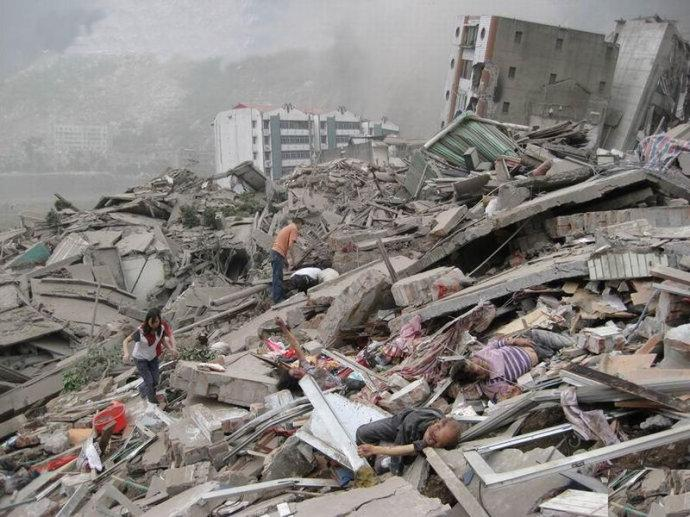
#> input picture 0-30.jpg, 690 x 517 px
$ python View_Sound.py
#> lines starting #> are read from the running program, lines starting #| are printed output that depends on the picture; long printed decimals are rounded
# -*- coding: utf-8 -*-
"""
-------------------------------------------------
# @Project  :View-Recognition
# @File     :View_Sound
# @Date     :2021/5/27 20:35
# @Author   :dyh
# @Email    :dingyihangheu@163.com
# @Software :PyCharm
# Description :

-------------------------------------------------
"""
import cv2
import numpy as np


def guidedfilter(I, p, r, eps):
    '''引导滤波，直接参考网上的matlab代码'''
    height, width = I.shape
    m_I = cv2.boxFilter(I, -1, (r, r))
    m_p = cv2.boxFilter(p, -1, (r, r))
    m_Ip = cv2.boxFilter(I * p, -1, (r, r))
    cov_Ip = m_Ip - m_I * m_p

    m_II = cv2.boxFilter(I * I, -1, (r, r))
    var_I = m_II - m_I * m_I

    a = cov_Ip / (var_I + eps)
    b = m_p - a * m_I

    m_a = cv2.boxFilter(a, -1, (r, r))
    m_b = cv2.boxFilter(b, -1, (r, r))
    return m_a * I + m_b


def zmMinFilterGray(src, r=7):

    return cv2.erode(src, np.ones((2 * r + 1, 2 * r + 1)))  # 使用opencv的erode函数更高效

def getV1(m, r, eps, w, maxV1):  # 输入rgb图像，值范围[0,1]
    '''计算大气遮罩图像V1和光照值A, V1 = 1-t/A'''
    V1 = np.min(m, 2)  # 得到暗通道图像
    V1 = guidedfilter(V1, zmMinFilterGray(V1, 7), r, eps)  # 使用引导滤波优化
    bins = 2000
    ht = np.histogram(V1, bins)  # 计算大气光照A
    d = np.cumsum(ht[0]) / float(V1.size)
    for lmax in range(bins - 1, 0, -1):
        if d[lmax] <= 0.999:
            break
    A = np.mean(m, 2)[V1 >= ht[1][lmax]].max()

    V1 = np.minimum(V1 * w, maxV1)  # 对值范围进行限制

    return V1, A

def deHaze(m, r=81, eps=0.001, w=0.95, maxV1=0.80):
    # Y = np.zeros(m.shape)
    V1, A = getV1(m, r, eps, w, maxV1)  # 得到遮罩图像和大气光照
    return V1,A


if __name__ == '__main__':
    V1,A = deHaze(cv2.imread('0-30.jpg') / 255.0)
#> in zmMinFilterGray, `return cv2.erode(src, np.ones((2 * r + 1, 2 * r + 1)))`:
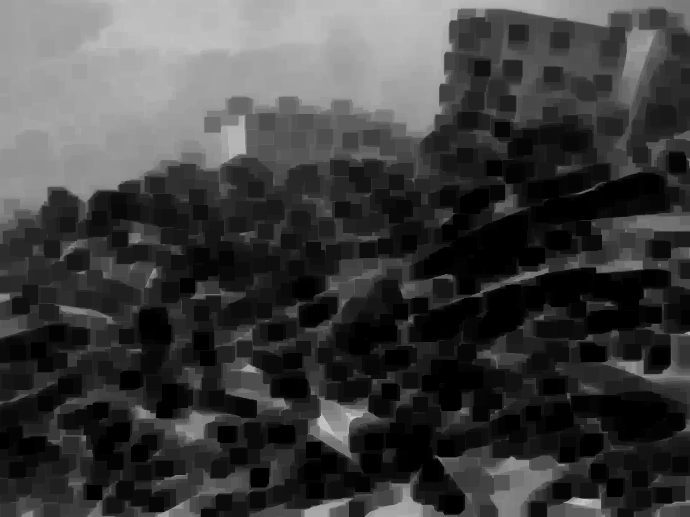
#> returned value: shape (517, 690) float64; min 0, max 0.78, mean 0.247
#> in guidedfilter, `height, width = I.shape`: height = 517; width = 690
#> in guidedfilter, `m_Ip = cv2.boxFilter(I * p, -1, (r, r))`:
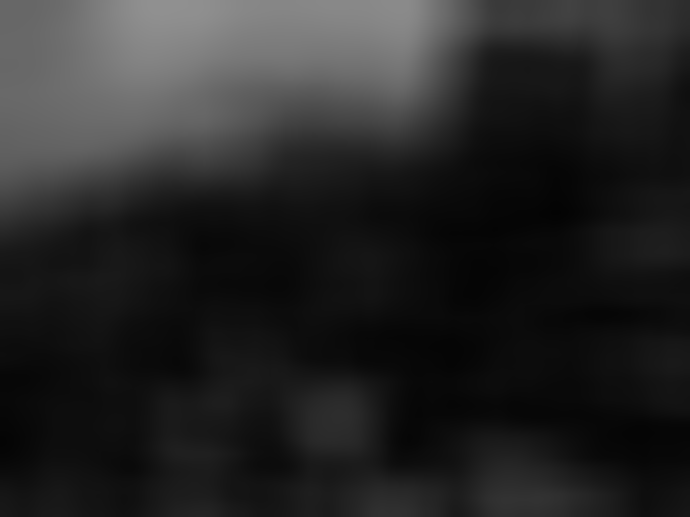
#> m_Ip: shape (517, 690) float64; min 0.015, max 0.568, mean 0.15
#> in guidedfilter, `cov_Ip = m_Ip - m_I * m_p`:
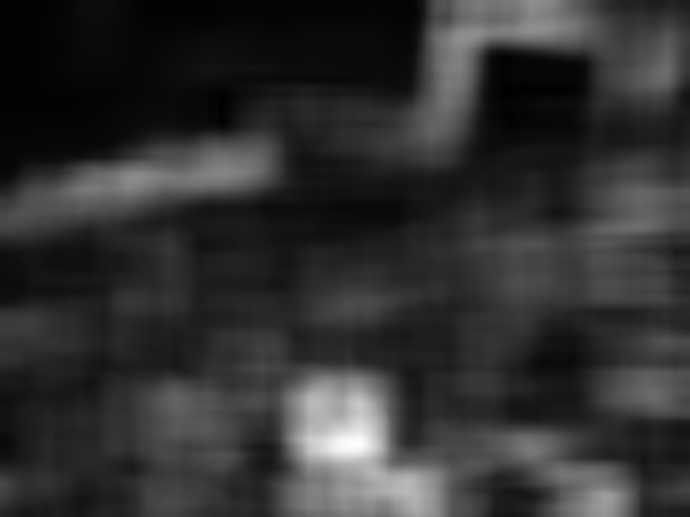
#> cov_Ip: shape (517, 690) float64; min -0.000563, max 0.0464, mean 0.0085; drawn with min black and max white
#> in guidedfilter, `var_I = m_II - m_I * m_I`:
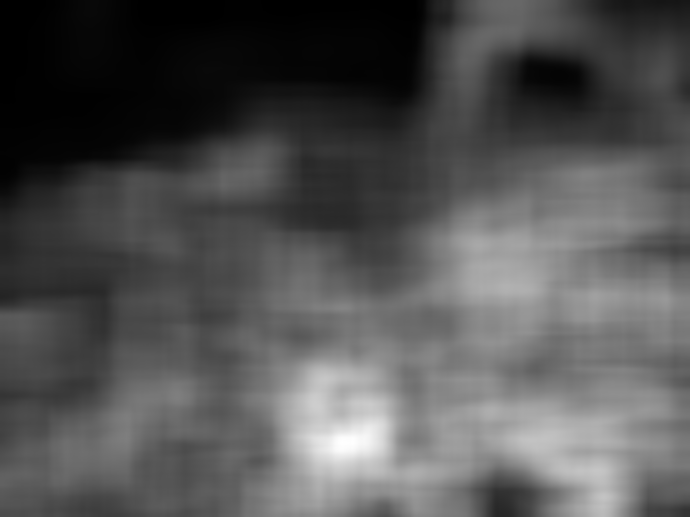
#> var_I: shape (517, 690) float64; min 6.81e-05, max 0.0793, mean 0.026; drawn with min black and max white
#> in guidedfilter, `b = m_p - a * m_I`:
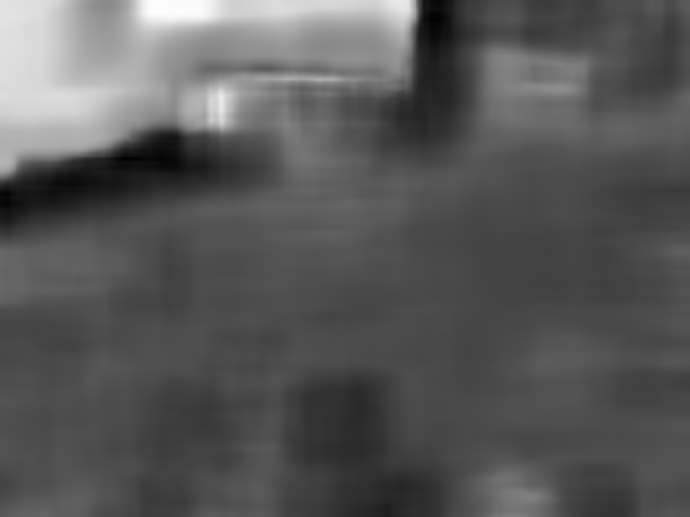
#> b: shape (517, 690) float64; min -0.293, max 0.734, mean 0.0644; drawn with min black and max white
#> in guidedfilter, `m_b = cv2.boxFilter(b, -1, (r, r))`:
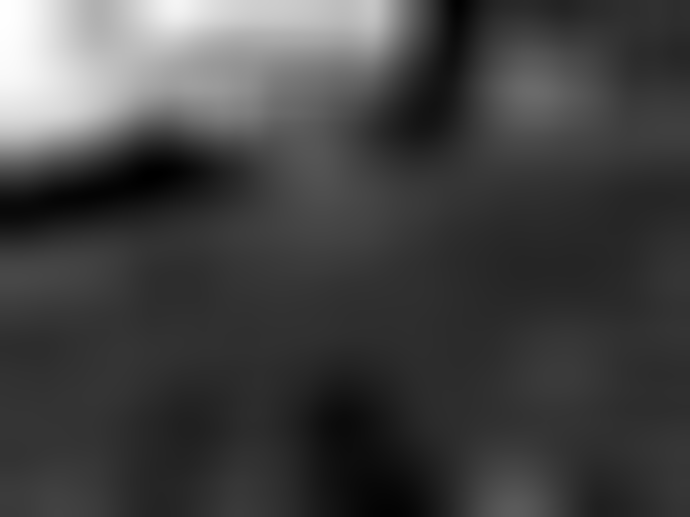
#> m_b: shape (517, 690) float64; min -0.127, max 0.603, mean 0.0643; drawn with min black and max white
#> in guidedfilter, `return m_a * I + m_b`:
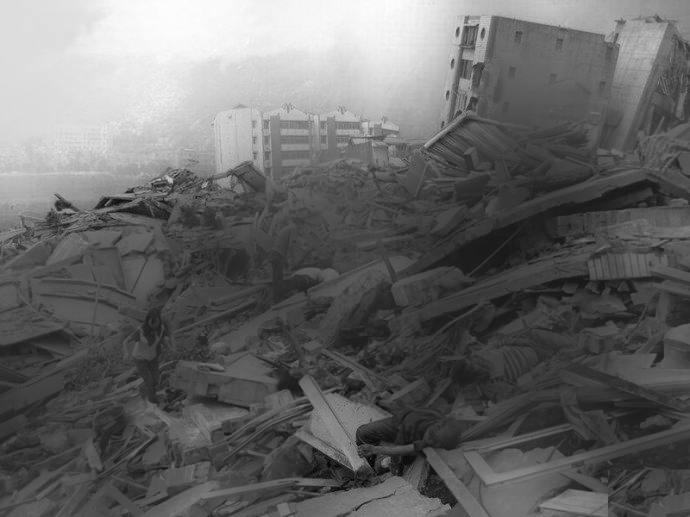
#> returned value: shape (517, 690) float64; min -0.0928, max 0.738, mean 0.246; drawn with min black and max white
#> in getV1, `d = np.cumsum(ht[0]) / float(V1.size)`: d = 2000 values from 2.8e-06 to 1
#> in getV1, `A = np.mean(m, 2)[V1 >= ht[1][lmax]].max()`: A = 0.843
#> A = 0.843
    print(A)
#| 0.8431

$ run again, with 11.jpg copied over 0-30.jpg
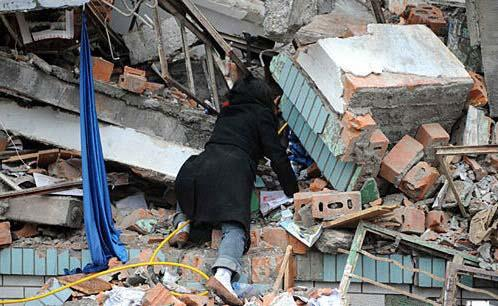
#> input picture 11.jpg, 498 x 306 px
#> in zmMinFilterGray, `return cv2.erode(src, np.ones((2 * r + 1, 2 * r + 1)))`:
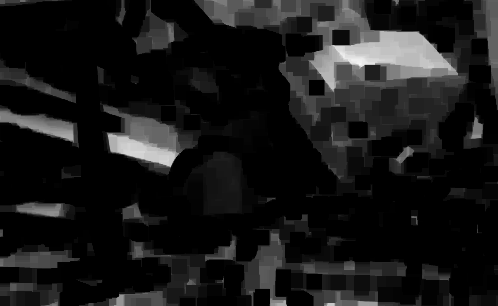
#> returned value: shape (306, 498) float64; min 0, max 0.965, mean 0.093
#> height = 306; width = 498
#> in guidedfilter, `return m_a * I + m_b`:
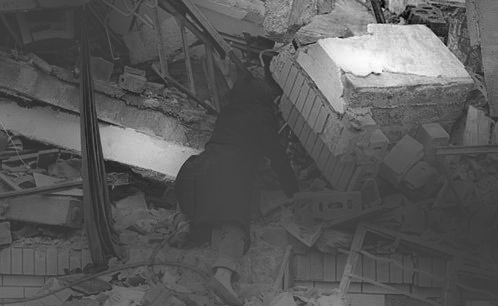
#> returned value: shape (306, 498) float64; min -0.184, max 0.604, mean 0.0927; drawn with min black and max white
#> d = 2000 values from 1.31e-05 to 1
#> in getV1, `A = np.mean(m, 2)[V1 >= ht[1][lmax]].max()`: A = 1
#| 1.0
